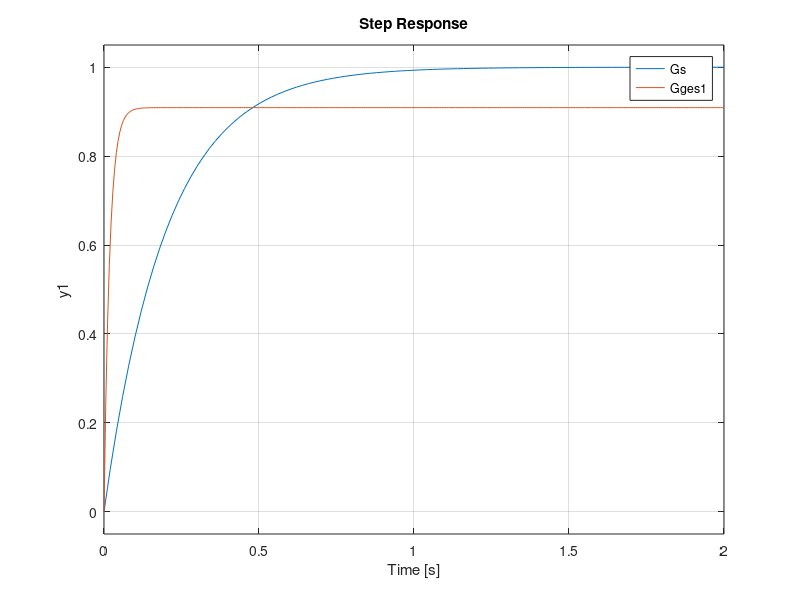
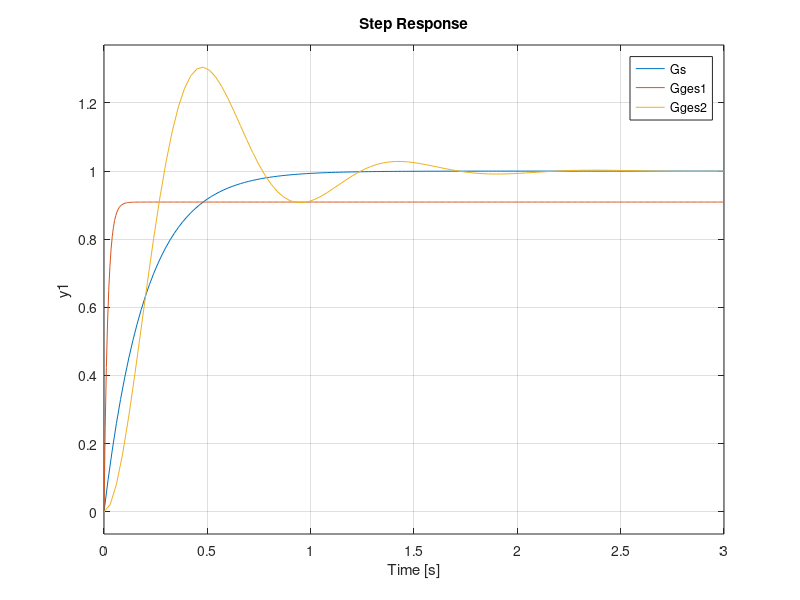

Recreate these plots in MATLAB, in order.
% Regelungstechnik
% Aufgabe 2
home
clear
close all

% Case 1
% s = tf('s') to specify a TF model 
% using a rational function in the Laplace variable, s
s = tf('s')
Gs = 1 / (1 + 0.2*s);

% Case 2
Gm = 1;
Gr = 10;

Gges1 = Gs * Gr / (1 + Gs * Gr * Gm)

figure(1)
step(Gs, Gges1)
grid on

% Regler ist nun Intergrator
Grr = 10 / s
Gges2 = Gs * Grr / (1 + Gs * Grr * Gm)

figure(2)
step(Gs, Gges1, Gges2)
grid on

% Reglerfehler bestimmen:
W = 1 / s;
E = (1 / (1 + Gr*Gs*Gm)) * W
